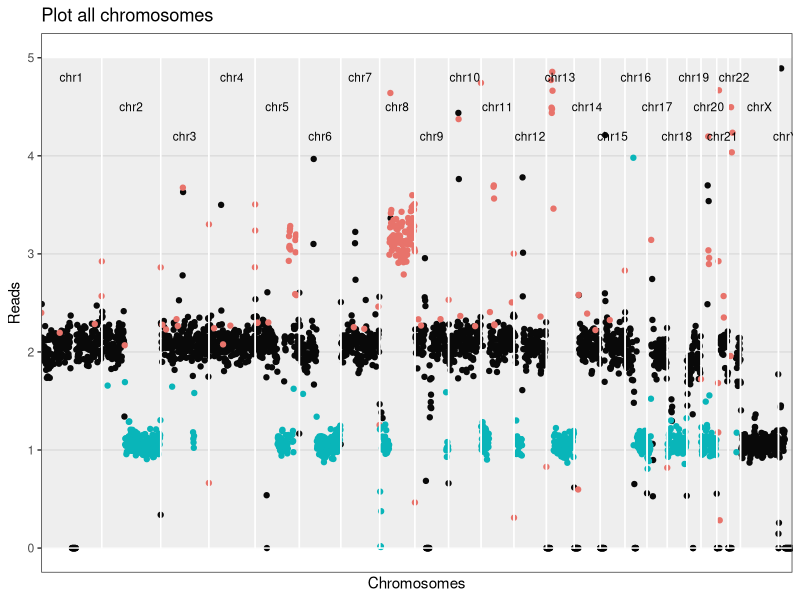
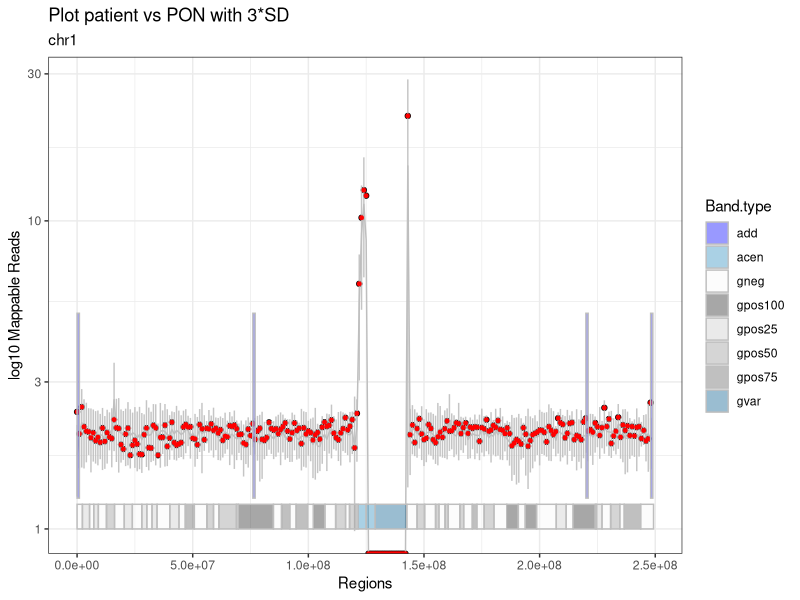
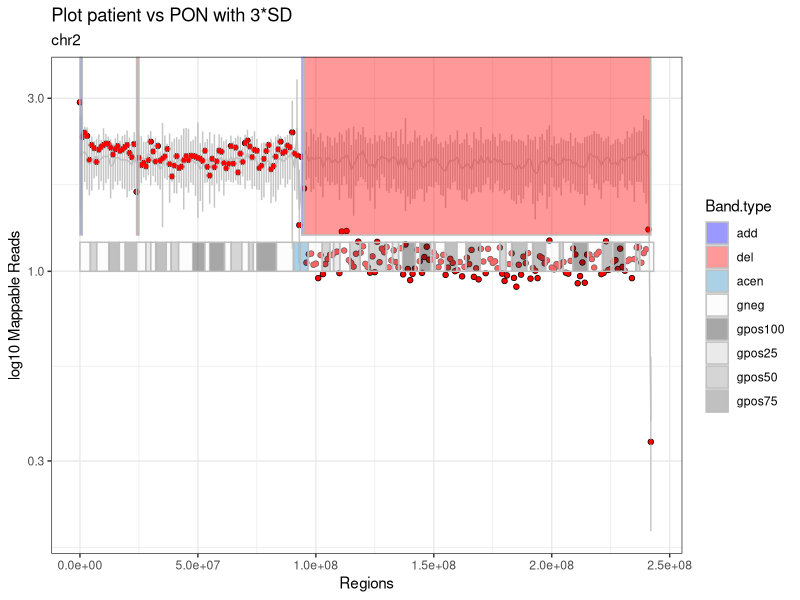
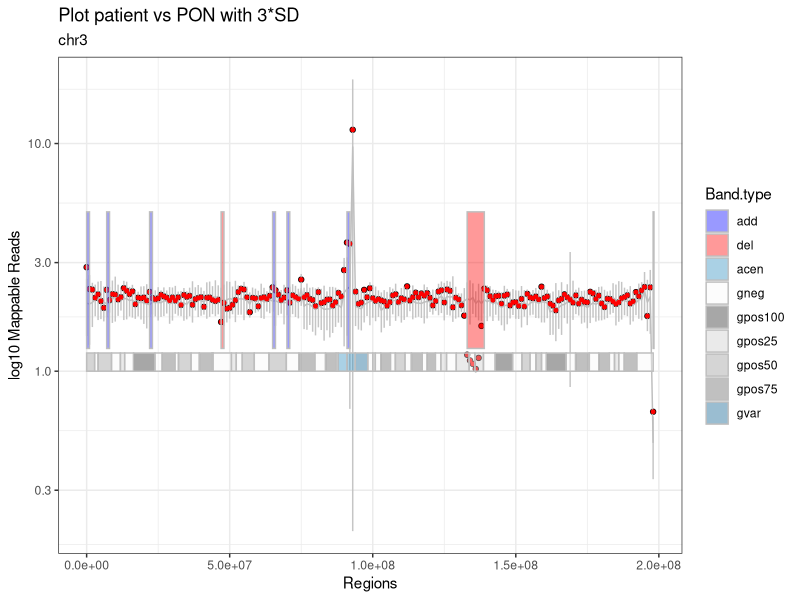
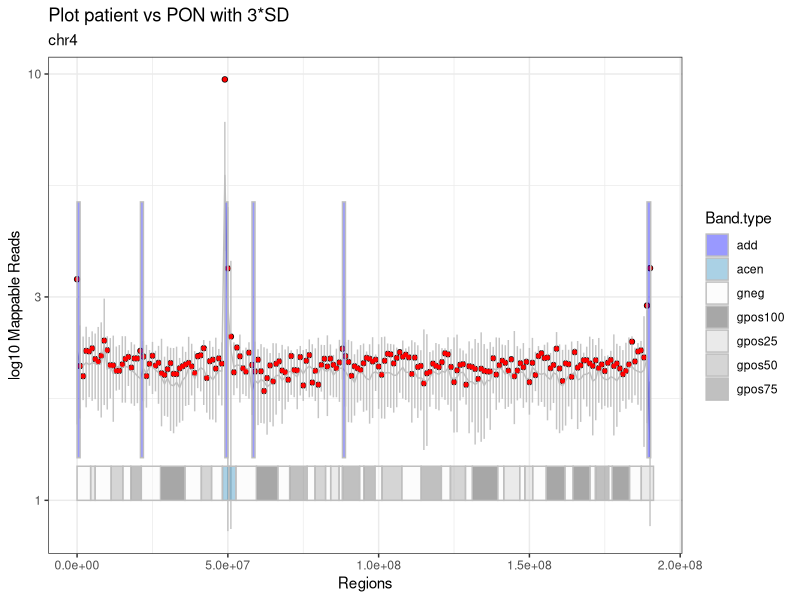
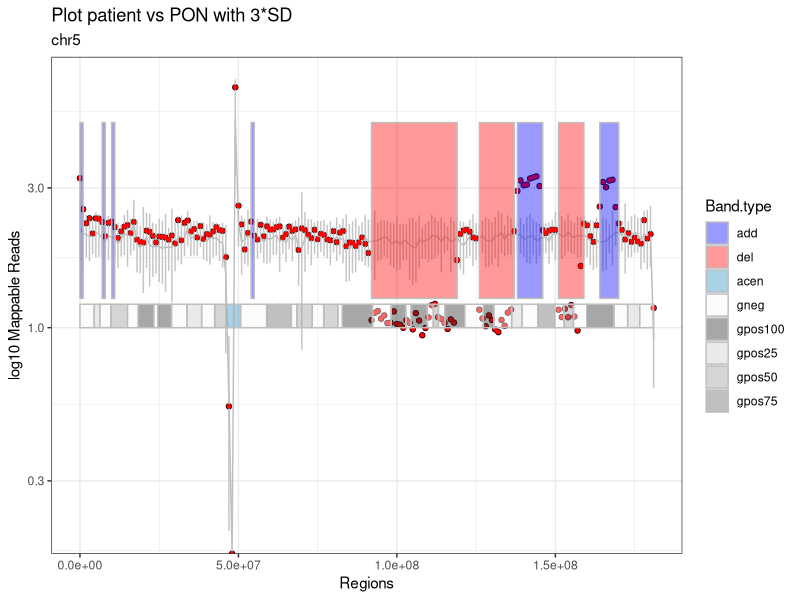
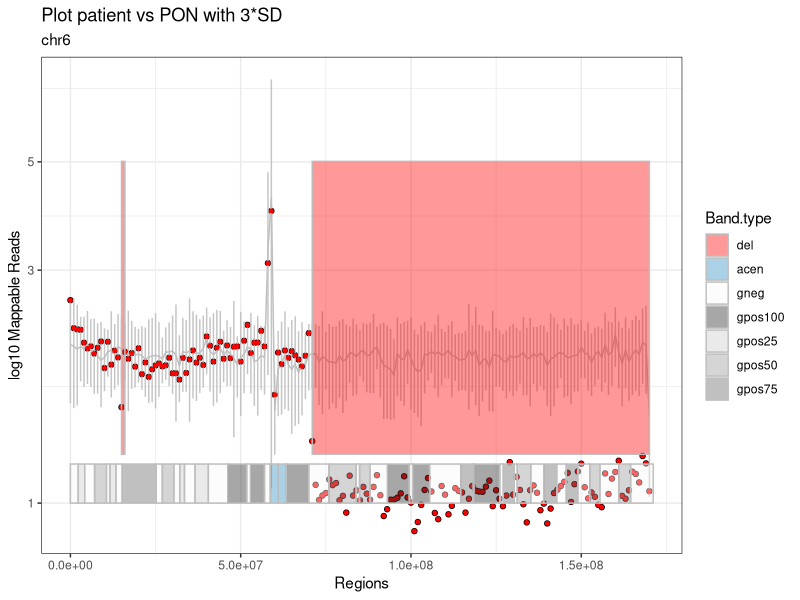
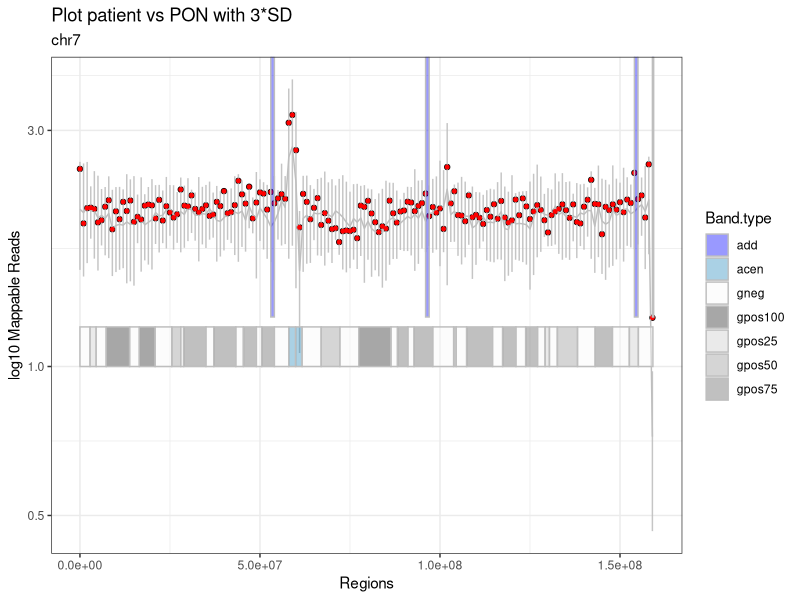

Recreate these plots in R, in order.
## ---- chunk 1
knitr::opts_knit$set(root.dir = "/media/vera/big_data/coriandR/output/120517.median/")
knitr::opts_chunk$set(warning = FALSE, message = FALSE) 
## ---- chunk 2
patient.data = read.table("patient.data.tsv", stringsAsFactors = F)
patient_name = patient.data[1, 2]
gender = as.character(patient.data[2, 2])
paste0("Patient ", patient_name)
## ---- chunk 3

# librarys
library(ggplot2)
library(knitr)


###################################################################################################
# VORBEREITEN
###################################################################################################

# SCHRITT 1
# Daten einlesen: Patient, PON, Giemsa-Bands, alle Gene und eine Auswahl der relevanten.

patient = read.table("patient.fc.tsv", header=TRUE, row.names = 1, stringsAsFactors = F) 
bin_data = read.table("pon.tsv", header=TRUE, row.names = 1, stringsAsFactors = F)
bin_data$Start = as.integer(bin_data$Start)
bin_data$End = as.integer(bin_data$End)
# pon wurde bereits erzuegt, normalisiert und mit den statistischenwerten versehen!

cytobands = read.table("../../tables/cytobands.tsv", header=TRUE, row.names = 1, stringsAsFactors = F)
# die farben sind bereits enthalten!
cancer_genes = read.table("../../tables/cancer.driver.genes_unique.and.goi.aml.csv", header=TRUE, sep = "\t",
                          stringsAsFactors = F)
all_genes = read.table("../../tables/all_genes.tsv", header=TRUE, row.names = 1, stringsAsFactors = F)
all_genes$start = as.integer(all_genes$start)
all_genes$end = as.integer(all_genes$end)

## ---- chunk 4
stats = read.table("mapping.stats.tsv", stringsAsFactors = F)
stats[nrow(stats) +1, ] = list(as.character("unique_mapped_reads"), sum(patient[ , 6]))
stats[nrow(stats) +1, ] = list(as.character("patient ID"), patient_name)
stats[nrow(stats) +1, ] = list(as.character("gender"), gender)

library(knitr)
kable(stats, digits = 0, col.names = NULL, align = "l")
## ---- chunk 5

# SCHRITT 2
# PON an das Geschlecht des Patienten anpassen
pon.gender.adjust = function(pon, gender) {
  if (gender == "M") {
    chrn = "chrX"
    pon.copy = pon[pon$Chr == "chrX_M", ]
    pon.copy$Chr = chrn
    pon = rbind(pon, pon.copy)
    
    chrn = "chrY"
    pon.copy = pon[pon$Chr == "chrY_M", ]
    pon.copy$Chr = chrn
    pon = rbind(pon, pon.copy)
    
    pon = pon[!(pon$Chr == "chrX_F" | pon$Chr == "chrY_F" | pon$Chr == "chrX_M" | pon$Chr == "chrY_M"), ]
  }
  
  else {
    chrn = "chrX"
    pon.copy = pon[pon$Chr == "chrX_F", ]
    pon.copy$Chr = chrn
    pon = rbind(pon, pon.copy)
    
    chrn = "chrY"
    pon.copy = pon[pon$Chr == "chrY_F", ]
    pon.copy$Chr = chrn
    pon = rbind(pon, pon.copy)
    
    pon = pon[!(pon$Chr == "chrX_F" | pon$Chr == "chrY_F" | pon$Chr == "chrX_M" | pon$Chr == "chrY_M"), ]
  }
}


# SCHRITT 3
# Die Patientendaten normalisieren
patient_normalization = function(patient, column_number) {
  # patient = tabelle der patienten
  # column_number = nummer der spalte mit deb patienten-bins
  # (bei einem patienten -> 6) 
  patient_norm <- patient[ , 1:5]
  #patient_norm$pat_bins <- patient[ , column_number] / sum(patient[ , column_number]) * (patient[1, 3] - patient[1, 2] + 1)
  patient_norm$pat_bins <- patient[ , column_number] / median(patient[ , column_number]) *2
  # eine neue tabelle mit den allgemeinen daten und den normalisierten patienten-bins
  # normalisierung basiert auf der automatischen erkennung der bin-laenge (differenz end und start der 1. bin)
  # ist also dynamisch
  return(patient_norm)
}

# SCHRITT 4
# Den Patienten als eine neue Spalte zu der PON-Tabelle hinzufügen
unite.data = function(pon, patient) {
  pon$patient = patient$pat_bins
  return(pon)
}

###################################################################################################
# RECHNEN
###################################################################################################

# SCHRITT 5
#Del/amp Bins detektieren
aberration.bins.identifier = function(bin_data, sd_factor) {
  bin_data$aberration = with(bin_data, factor(ifelse(patient < mean - sd_factor * sd, 'del', ifelse(patient > mean + sd_factor * sd, 'add', 'normal')), levels = c('normal', 'add', 'del')))
  return(bin_data)
}


# SCHRITT 6
# Abweichende Bins werden zu ganzen Regionen mit einer gemeinsamen Richtung
# (amplifiziert oder deletiert) zusammengefasst
# und in eine Tabelle hereingeschrieben
region_bring_together = function(bin_data, sd_factor) {
  # die funktion schaut alle chromosome (inkl. geschlechterchr) nach den over/under regionen durch
  # und gibt diese mit den start-/endpunkten in einer tabelle wieder
  regions = data.frame(Chr=character(), Start=integer(), End=integer(), Start.i=integer(), 
                        End.i=integer(), Direction=integer(), stringsAsFactors = F)
  last_chr = 'NULL'
  last_direction = 0 # 0 for normal, -1 for del, +1 for amp
  region_start = 0
  for (i in 1:nrow(bin_data)) {
    if(bin_data$Chr[i] != last_chr) {
      if(last_chr != 'NULL' & last_direction != 0) {
        regions[nrow(regions) + 1, ] = list(as.character(last_chr), bin_data$Start[region_start], 
                                            bin_data$End[i-1], region_start, i, last_direction)
        #eine region wird zugemacht, falls am ende eines chromosoms eine region noch offen war
      }
      last_direction = 0
      region_start = 0
      last_chr = bin_data$Chr[i]
    }

    direction = 0
    if(!is.na(bin_data$patient[i]) & (bin_data$patient[i] < bin_data$mean[i] - sd_factor * bin_data$sd[i])) {
      direction = -1
    } else if(!is.na(bin_data$patient[i]) & (bin_data$patient[i] > 
                                             bin_data$mean[i] + sd_factor * bin_data$sd[i])) {
      direction = +1
    }
    if (direction == last_direction) {
      next()
    }
    if (direction > last_direction) {
      if (last_direction == 0) {
        region_start = i
        # neue del oder amp region wird aufgemacht
      }
      else if (last_direction == -1) {
        regions[nrow(regions) + 1, ] = list(as.character(bin_data$Chr[i]), bin_data$Start[region_start], 
                                            bin_data$End[i-1], region_start, i-1, last_direction)
        # alte del region wird zugemacht
        if (direction == 1) {
          region_start = i
          # neue amp region wird aufgemacht
        }
      }
    } 
    else if (direction < last_direction) {
      if (last_direction == 0) {
        region_start = i
        # neue del region wird aufgemacht
      }
      else if (last_direction == 1) {
        regions[nrow(regions) + 1, ] = list(as.character(bin_data$Chr[i]), bin_data$Start[region_start], 
                                            bin_data$End[i-1], region_start, i-1, last_direction)
        # alte amp region wird zugemacht
        if (direction == -1) {
          region_start = i
          # neue del region wird aufgemacht
        }
      }
    }
    last_direction = direction
  }
  if(last_direction != 0) {
    regions[nrow(regions) + 1, ] = list(as.character(bin_data$Chr[i]), bin_data$Start[region_start], 
                                        bin_data$End[i-1], region_start, i, last_direction)
    #eine region wird zugemacht, falls bei dem allerletzten chromosom eine region noch offen war
  }
  return(regions)
}

###################################################################################################
# REPORTEN
###################################################################################################

# SCHRITT 7
# Die Regionen werden zu größeren Regionen zusammengefasst, deren Werte gegen die
# Werte des PONs an der gleichen Stelle geprüft werden
# Momentan noch 3*SD-Statistik.
region_merge = function(bin_data, regions, sd_factor) {
  regions_merged = data.frame(Chr=character(), Start=integer(), End=integer(), Start.i=integer(), 
                               End.i=integer(), Direction=factor(levels=c('add', 'del')),
                               stringsAsFactors = F)
  
  if(nrow(regions) < 1) return(regions_merged)
  
  regions_merged[1,] = list(as.character(regions$Chr[1]), 
                            regions$Start[1], 
                            regions$End[1],
                            regions$Start.i[1],
                            regions$End.i[1],
                            ifelse(regions$Direction[1]==1, 'add', 'del'))
  m = 1 #der zaehler in der tabelle "regions_merged"
  mean_region = 0
  mean_pon = 0
  sd_pon = 0
  
  for (r in 2:nrow(regions)) {
    if (regions_merged$Chr[m] != regions$Chr[r] | regions_merged$Direction[m] != regions$Direction[r]) {
      # mergen nur, wenn auf dem selben chr.
      regions_merged[nrow(regions_merged) + 1, ] = list(Chr=as.character(regions$Chr[r]), 
                                                        Start=regions$Start[r], 
                                                        End=regions$End[r],
                                                        Start.i=regions$Start.i[r],
                                                        End.i=regions$End.i[r],
                                                        Direction=ifelse(regions$Direction[r]==1, 'add', 'del'))
      # die region auf einem neuen chr oder mit einer anderen richtung zu der neuen tabelle hinzufuegen
      m = nrow(regions_merged)
      # das ist die region, von der aus betrachtet wird
      next
    }
    bin_start = regions_merged$Start.i[m]
    bin_end = regions$End.i[r]
    
    mean_region = mean(c(bin_data$patient[bin_start]:bin_data$patient[bin_end]), na.rm = TRUE)
    mean_pon = mean(c(bin_data$mean[bin_start:bin_end]), na.rm = TRUE)
    #die mittelwerte der betroffenen bins inkl. "normale" chr.abschnitte bei dem patienten und pon
    sd_pon <- mean(bin_data$sd[bin_start:bin_end])
    
    if (mean_region > mean_pon + sd_factor*sd_pon | mean_region < mean_pon - sd_factor*sd_pon) {
      # wenn die mittelwerte der betroffenen bins immer noch signifikant hoch/runter sind -> mergen
      regions_merged[m, ] = list(as.character(regions$Chr[r]), 
                                 regions_merged$Start[m], 
                                 regions$End[r],
                                 bin_start,
                                 bin_end,
                                 ifelse(regions$Direction[r]==1, 'add', 'del'))
    } 
    else {
      regions_merged[nrow(regions_merged) + 1, ] = list(Chr=as.character(regions$Chr[r]), 
                                                        Start=regions$Start[r], 
                                                        End=regions$End[r],
                                                        Start.i=regions$Start.i[r],
                                                        End.i=regions$End.i[r],
                                                        Direction=ifelse(regions$Direction[r]==1, 'add', 'del'))
    }
    m <- nrow(regions_merged)
  }
  return(regions_merged)
}


# SCHRITT 8
# Hier werden abweichende Banden aus den Bins detektiert
# Herausforderungen dabei ist, dass die Bins und die Bands in verschiedenen Schritten laufen,
# so kann eine Bande 100.000 Schritte haben
bins2bands = function(bin_data, cytobands, sd_factor) {
  last_chr = 'NULL'
  direction = 0 # die richtung der abweichenden bande (over, under)
  
  bands = data.frame(Chr=character(), Name=character(), Start=integer(), End=integer(),
                     Sum.pat=integer(),
                     Sum.pon=integer(), Direction=integer(),
                     stringsAsFactors = F)
  
  for (c in 1:nrow(cytobands)) {
    # Selektieren der Zeilen mit benötigten Eigenschften
    # hier gibt es mehrere faelle, da die schritte der bind und banden nicht gleich sind
    # und mehrere bins in einer bande sein koennen
    # bzw. auch  kleine bands in einer bin
    
    # die bedingung, dass die chromosome der banden und das patienten
    # gleich sind, muss immer erfuellt sein
    
    sel = as.character(bin_data$Chr) == as.character(cytobands$Chr[c]) &
      # fall 1: die bin ist kleiner als die band
      ((bin_data$Start >= cytobands$Start[c] & bin_data$End <= cytobands$End[c]) |
         # fall 2: die bin ist zwischen 2 bands, liegt aber eher in der betrachteten bin,
         # weil das ende von der bin naeher zum ende der band liegt, als der
         # anfang zum anfang der naechsten
         # die 2. bedingung wurde eingebaut, um zu verhindern, dass die bins vor der aktuellen
         # band mitselektiert werden
         ((bin_data$Start < cytobands$End[c]) &
            (bin_data$End > cytobands$Start[c]) &
            ((cytobands$End[c] - bin_data$Start) >= (bin_data$End - cytobands$End[c]))) |
         # fall 3: die bin ist zwischen 2 bands, liegt aber eher in der
         # betrachteten bin
         # weil der anfang von der bin naeher zum anfang der band liegt, als das ende
         ((bin_data$Start < cytobands$Start[c]) &
            ((bin_data$End - cytobands$Start[c]) > (cytobands$Start[c] - bin_data$Start))))
    # fall 4: die band ist kleiner als die bin,
    # dann greift die bedingung 2 oder 3, je nach werten
    
    band.pat = bin_data[sel, "patient"]
    #band.pon = colSums((bin_data[sel, grep(".bam", colnames(bin_data))]), na.rm = TRUE)
    band.pon = colSums((bin_data[sel, grep("V", colnames(bin_data))]), na.rm = TRUE)
    sum_pat = sum(band.pat, na.rm = TRUE)
    # summe der werte der bins in dieser band fuer den patienten
    sum_pon = mean(band.pon, na.rm = TRUE)
    # mittelwert der summe der bins in dem pon
    sd_bands = sd(band.pon, na.rm = TRUE)
    # standartabweichung fur die bins in der band
    if (sum_pat > sum_pon + sd_factor*sd_bands) {
      direction = +1 # die bande ist amp
    }
    else if (sum_pat < sum_pon - sd_factor*sd_bands) {
      direction = -1 # die bande ist del
    }
    
    bands[nrow(bands) + 1, ] = list(as.character(cytobands$Chr[c]),
                                    as.character(cytobands$Name[c]),
                                    cytobands$Start[c],
                                    cytobands$End[c],
                                    sum_pat,
                                    sum_pon,
                                    direction)
    direction = 0
  }
  return(bands)
}


# SCHRITT 9
# Hier werden Banden zusammengefasst und fuer den Report vorbereitet
karyotype = function(bands) {
  suspected_bands = bands[bands$Direction != 0, ]
  
  # bands mergen, wie bei den regions, nur ohne statistische validierung
  suspected_bands$last_Name = suspected_bands$Name
  karyotype_to_report = suspected_bands[1, ]
  
  karyotype_to_report$Aberration = NA
  if(nrow(suspected_bands) < 1) return(karyotype_to_report)
  
  k = 1
  # der zaehler in der tabelle karyotype_to_report
  for (s in 2:nrow(suspected_bands)) {
    if (karyotype_to_report$Chr[k] == suspected_bands$Chr[s] &
        karyotype_to_report$Direction[k] == suspected_bands$Direction[s] &
        karyotype_to_report$End[k] == suspected_bands$Start[s]) {
      karyotype_to_report$last_Name[k] = suspected_bands$Name[s]
      karyotype_to_report$End[k] = suspected_bands$End[s]
      next
    }
    else {
      karyotype_to_report[nrow(karyotype_to_report) +1, ] = suspected_bands[s, ]
      # die bande auf einem neuen chr oder mit einer anderen richtung hinzufuegen
      k = nrow(karyotype_to_report)
      # das ist jetzt die bande, von der aus betrachtet wird
    }
  }
  
  #karyotype_to_report$Chr = sub(c(unique(sort(karyotype_to_report$Chr, method = "shell"))),
              # c(1, 10, 11, 12, 13, 14, 15, 16, 17, 18, 19, 2, 20, 21, 22, 3, 4, 5, 6, 7, 8, 9, X, Y))
  
  
  
  for (a in 1:nrow(karyotype_to_report)) {
    karyotype_to_report[a, "Aberration"] = as.character(paste0(karyotype_to_report$Direction[a], "(",
                                                               suspected_bands$Chr[a], ")(",
                                                               suspected_bands$Name[a],
                                                               suspected_bands$last_Name[a], ")"))
  }
  
  karyotype_to_report$Aberration = as.character(paste0(ifelse(karyotype_to_report$Direction == 1, "add", "del"), "(",
                                                       karyotype_to_report$Chr, ")(",
                                                       karyotype_to_report$Name,
                                                       karyotype_to_report$last_Name, ")"))
  return(karyotype_to_report)
}


# SCHRITT 10
# Die Gene, die in den abweichenden Banden liegen, werden detektiert
# und an eine Tabelle übergeben
genes_finder = function(bin_data, all_genes, cancer_genes, sd_factor) {
  suspected_bins <- data.frame(Chr=character(), Start=integer(), End=integer(), Bin=integer(),
                               Aberration=character(), stringsAsFactors = F)
  # Hier werden alle Bins gespeichert, die von pon_mean +/- 3*SD abweichen
  g=0
  for (g in 1:nrow(bin_data)) {
    if (!is.na(bin_data$patient[g]) &
        (bin_data$patient[g] < (bin_data$mean[g] - sd_factor * bin_data$sd[g]))) {
      suspected_bins[nrow(suspected_bins) + 1, ] = list(as.character(bin_data$Chr[g]), 
                                                        bin_data$Start[g], 
                                                        bin_data$End[g],
                                                        bin_data$patient[g],
                                                        as.character("del"))
    }
    
    else if (!is.na(bin_data$patient[g]) &
             (bin_data$patient[g] > (bin_data$mean[g] + sd_factor * bin_data$sd[g]))) {
      suspected_bins[nrow(suspected_bins) + 1, ] = list(as.character(bin_data$Chr[g]), 
                                                        bin_data$Start[g], 
                                                        bin_data$End[g],
                                                        bin_data$patient[g],
                                                        as.character("amp"))
    }
  }

  special_genes = all_genes[all_genes$symbol %in% cancer_genes$genes,]
  special_genes$aberration = 'norm'
  special_genes$found = 0
  
  for(i in 1:nrow(special_genes)) {
    bins = suspected_bins[suspected_bins$Chr == special_genes$chr[i] & (suspected_bins$Start <= special_genes$start[i] & special_genes$start[i] <= suspected_bins$End |
                                                                          suspected_bins$Start <= special_genes$end[i] & special_genes$end[i] <= suspected_bins$End),]
    if(nrow(bins) == 0) {next}
    special_genes$found[i] = 1
    if(all(bins$Aberration == 'amp')) {special_genes$aberration[i] = 'amp'}
    if(all(bins$Aberration == 'del')) {special_genes$aberration[i] = 'del'}
  }

  reported_genes = special_genes[special_genes$found == 1 & (special_genes$aberration == "amp" | special_genes$aberration == "del"), ]

  return(reported_genes)
}


# SCHRITT 11
# Diese Funktion soll die Plots generieren. Bestandteile des Plots zur Zeit sind:
# 1) Punkte aus den gemappten Patientendaten
# 2) Eine Linie fuer die PON-Daten
# 3) Errorbar fuer 3*SD der PON-Daten an dieser Stelle
# 4) Del/amp Regionen
# 5) Ein Ideogram zur besseren raemlichen Orientierung fuer die Kliniker


plot_bins_regions_ideogram <- function(bin_data, cytobands, region_merged,
                                       chrn, sd_factor) {

  x <- bin_data[bin_data$Chr == chrn, "Start"]
  y <- bin_data[bin_data$Chr == chrn, "patient"]
  plot_patient <- qplot(x, y) +
    # , ylim=c(-1, 6)
                  geom_line(aes(x = bin_data[bin_data$Chr == chrn, "Start"],
                                y = bin_data[bin_data$Chr == chrn, "mean"]),
                                color = "gray", linetype = "solid") +
                  geom_errorbar(aes(x = bin_data[bin_data$Chr == chrn, "Start"],
                                    ymin = bin_data[bin_data$Chr == chrn, "mean"] - 
                                    sd_factor * bin_data[bin_data$Chr == chrn, "sd"], 
                                    ymax = bin_data[bin_data$Chr == chrn, "mean"] + 
                                    sd_factor * bin_data[bin_data$Chr == chrn, "sd"]),
                                width=0.1, color = "gray", alpha = 0.9, na.rm = TRUE) +
    # na.rm = TRUE bedeutet, dass die fehlenden Werte keine fehlermeldungen mehr verursachen
    
                  geom_point(aes(x = x, y = bin_data[bin_data$Chr == chrn, "patient"]),
                                 shape = 19, color = "red", size = 1) +
    #das eigentliche ideogram
                  geom_rect(data = cytobands[cytobands$Chr == chrn, ],
                            stat = "identity", position = "identity",
                    aes(NULL, NULL, xmin = Start, xmax = End, fill = Band.type),
                        ymin = 0, ymax = 0.08, color = "gray", size = 0.5, alpha = 0.4) +
                  scale_fill_manual(values=c("acen" = "#2b8cbe", "gneg" = "#f7f7f7",
                                             "gpos100" = "#252525", "gpos25" = "#cccccc",
                                             "gpos50" = "#969696", "gpos75" = "#636363",
                                             "gvar" = "#045a8d", "stalk" = "#be8c2b",
                                             "add" = "blue", "del" = "red")) +
    
    # die regione einzeichnen
                  geom_rect(data = region_merged[region_merged$Chr == chrn,],
                            aes(NULL, NULL, xmin = Start, xmax = End, fill = Direction),
                                ymin = 0.1,
                                ymax = 0.7,
                                color = "gray", size = 0.5, alpha = 0.4) +
    
                  scale_y_log10() +
                  theme_bw() +
                  labs(title = "Plot patient vs PON with 3*SD", subtitle = chrn,
                  x = "Regions", y = "log10 Mappable Reads")
  print(plot_patient)
  return(plot_patient)
}


# SCHRITT 12
# Eine Schleife, um die Plots für alle Chromosomen zu erstellen
# und diese in einem neuen Ordner zu speichern
create.plots <- function(path.output, patient_name, bin_data, cytobands, region_merged, sd_factor) {
  
  setwd(path.output)
  dir.create(paste0("Patient.", patient_name))
  setwd(paste0("Patient.", patient_name))
  
  chrn= "chr0"
  for (chrn in unique(bin_data$Chr)) {
    plot_patient = plot_bins_regions_ideogram(bin_data, cytobands, region_merged,
                                              chrn, sd_factor)
    ggsave(filename = paste0("Plot.", chrn, ".png"))
  }
}


# SCHRITT 15
# Plot Uebersicht ueber alle Chromosomen nebeneinander
# Die Bins als Punkte, keine PON-Daten
# Patienten-Daten normalisiert auf 0
# Die Y-Achse geht von 1 bis -1
# Die amp/del Bins weichen nach obenm oder unten ab, sind farblich markiert
# Duenne graue Linien am Ende jedes Chromosoms
# Die X-Achse als die Koordinaten im ganzen Genom
# Unterhalb der X-Achse die Chromosomen-Nummern
# Eine Amplifikation hat mehr Gen-Kopien als Gain, diese Aufteilung (siehe Fig. 1 im iCHORcna Paper)
# sollte auch von uns beibehalten werden.
plot_genome_wide_cnv = function(bin_data) {
  # eine Tabelle mit den globalen Koordinaten fuer alle Chromosomen
  coordinates_genome_wide <- data.frame(Chr=character(), Start=integer(), End=integer(), Offset=integer(),
                                        stringsAsFactors = F)
  for (w in unique(bin_data$Chr)) {
    coordinates_genome_wide[nrow(coordinates_genome_wide) + 1, ] = list(as.character(w),
                                                                        0,
                                                                        0,
                                                                        0)
  }

  # die Koordinaten fuer die Enden setzen
  coordinates_genome_wide[ , "End"] = sapply(coordinates_genome_wide$Chr, function (c) max(bin_data[bin_data$Chr == c, "End"]))
  # die versetzten Koordinaten setzen - so entstehen globale Koordinaten
  # coordinates_genome_wide[ , 4] = cumsum(1:(nrow(coordinates_genome_wide)-1))
  coordinates_genome_wide[ , "Offset"] = cumsum(as.numeric(coordinates_genome_wide[ , "End"]))
  coordinates_genome_wide[ , "Offset"] = c(0, coordinates_genome_wide[(1:nrow(coordinates_genome_wide)-1), "Offset"])
  coordinates_genome_wide[ , "global_End"] = cumsum(as.numeric(coordinates_genome_wide[ , "End"]))
  
  for (z in 1:nrow(coordinates_genome_wide)) {
    coordinates_genome_wide[z, "median"] = (coordinates_genome_wide[z, "Offset"] + coordinates_genome_wide[z, "global_End"])/2
  }
  
  bin_data$Offset = sapply(bin_data$Chr, function(c) coordinates_genome_wide$Offset[coordinates_genome_wide$Chr == c])
  bin_data$global_Start = bin_data$Start+bin_data$Offset
  # die koordinaten fuer die bins sind damit festgelegt, die vorbereitung ist abgeschlossen

  # plotten!
  
  #bin_data$pat_norm <- (bin_data[ , "patient"]/ median(bin_data[ , "patient"]))*2
  # muessen wir hier nochmals normalisieren? ich glaube, nicht.
  plot_all_chromosomes <- qplot(global_Start, patient, 
                                data = bin_data[bin_data$aberration == "normal", ], ylim=c(0, 5)) +
    geom_point(data = bin_data[bin_data$aberration == "add", ], 
               aes(x = bin_data[bin_data$aberration == "add", "global_Start"], 
                   y = bin_data[bin_data$aberration == "add", "patient"], color = "blue")) +
    geom_point(data = bin_data[bin_data$aberration == "del", ], 
               aes(x = bin_data[bin_data$aberration == "del", "global_Start"], 
                   y = bin_data[bin_data$aberration == "del", "patient"], color = "orange")) +
    geom_rect(data = coordinates_genome_wide,
              aes(NULL, NULL, xmin = Offset, xmax = global_End,
                  ymin = 0,
                  ymax = 5),
              color = "white", size = 0.5, alpha = 0.1) +
    geom_text(data = coordinates_genome_wide,
              aes(x = median, y = c(4.8, 4.5, 4.2, 4.8, 4.5, 4.2, 4.8, 4.5, 4.2, 4.8, 4.5, 4.2, 4.8, 4.5, 4.2, 4.8, 4.5, 4.2, 4.8, 4.5, 4.2, 4.8, 4.5, 4.2) , label = Chr), size = 3) +
    theme_bw() +
    theme(panel.grid.minor=element_blank(), axis.text.x = element_blank(), legend.position="none") +
    scale_x_discrete(breaks = coordinates_genome_wide[ , "Offset"],
                     labels = coordinates_genome_wide[ , "Chr"]) +
    labs(title = "Plot all chromosomes", x = "Chromosomes", y = "Reads")
  return(plot_all_chromosomes)
}
## ---- chunk 6
bin_data = pon.gender.adjust(bin_data, gender)
patient = patient_normalization(patient, 6)
bin_data = unite.data(bin_data, patient)
sd_factor = 3
bin_data = aberration.bins.identifier(bin_data, sd_factor)

regions = region_bring_together(bin_data, sd_factor)
region_merged = region_merge(bin_data, regions, sd_factor)

bands = bins2bands(bin_data, cytobands, sd_factor)
karyotype_to_report = karyotype(bands)

reported_genes = genes_finder(bin_data, all_genes, cancer_genes, sd_factor)

# create.plots(path.output, patient_name, bin_data, cytobands, region_merged, sd_factor)
plot_all_chromosomes = plot_genome_wide_cnv(bin_data)
## ---- chunk 7
kable(karyotype_to_report$Aberration, col.names = NULL, align = "l", "html")

## ---- chunk 8
kable(reported_genes[ , 1:6], align = "l")
## ---- chunk 9
plot_all_chromosomes
## ---- chunk 10

chrn= "chr0"
  for (chrn in unique(patient$Chr)) {
    plot_patient = plot_bins_regions_ideogram(bin_data, cytobands, region_merged,
                                              chrn, sd_factor)
  }
